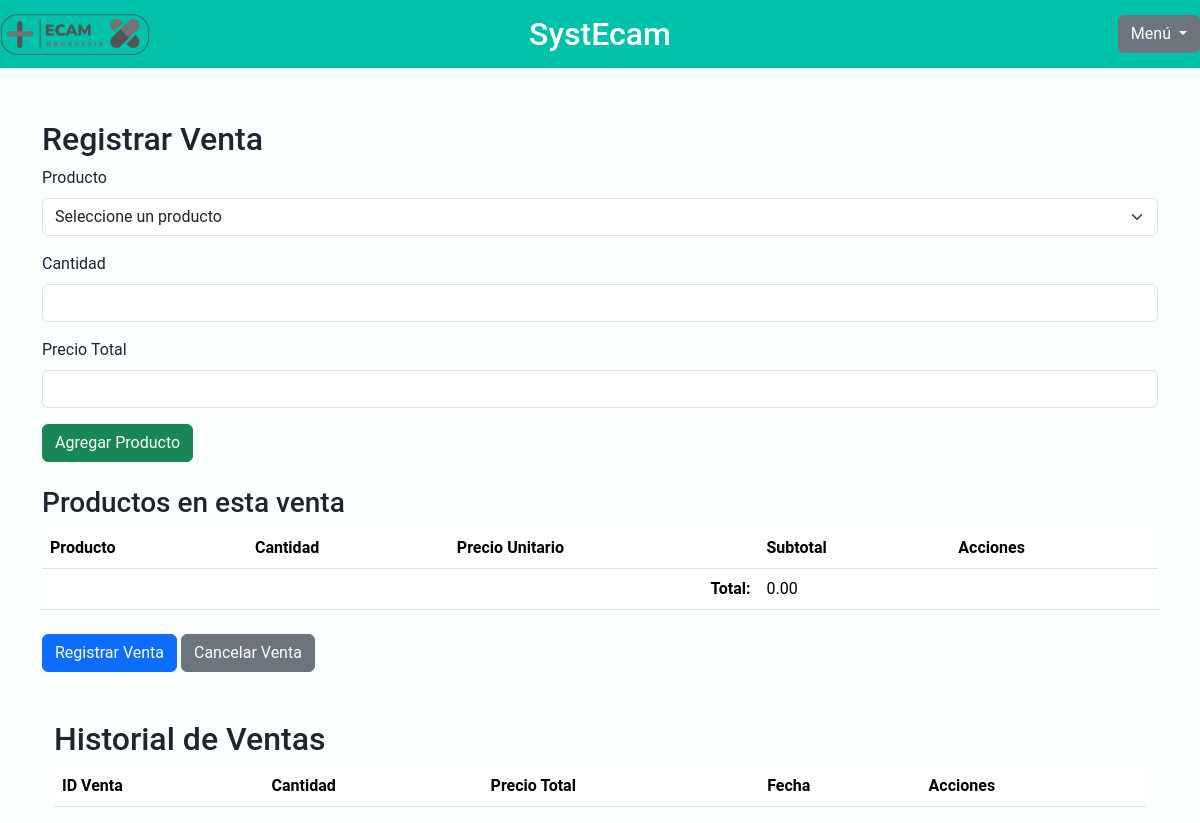
The page /venta.php?error=token (signed in) on the database as committed earlier.
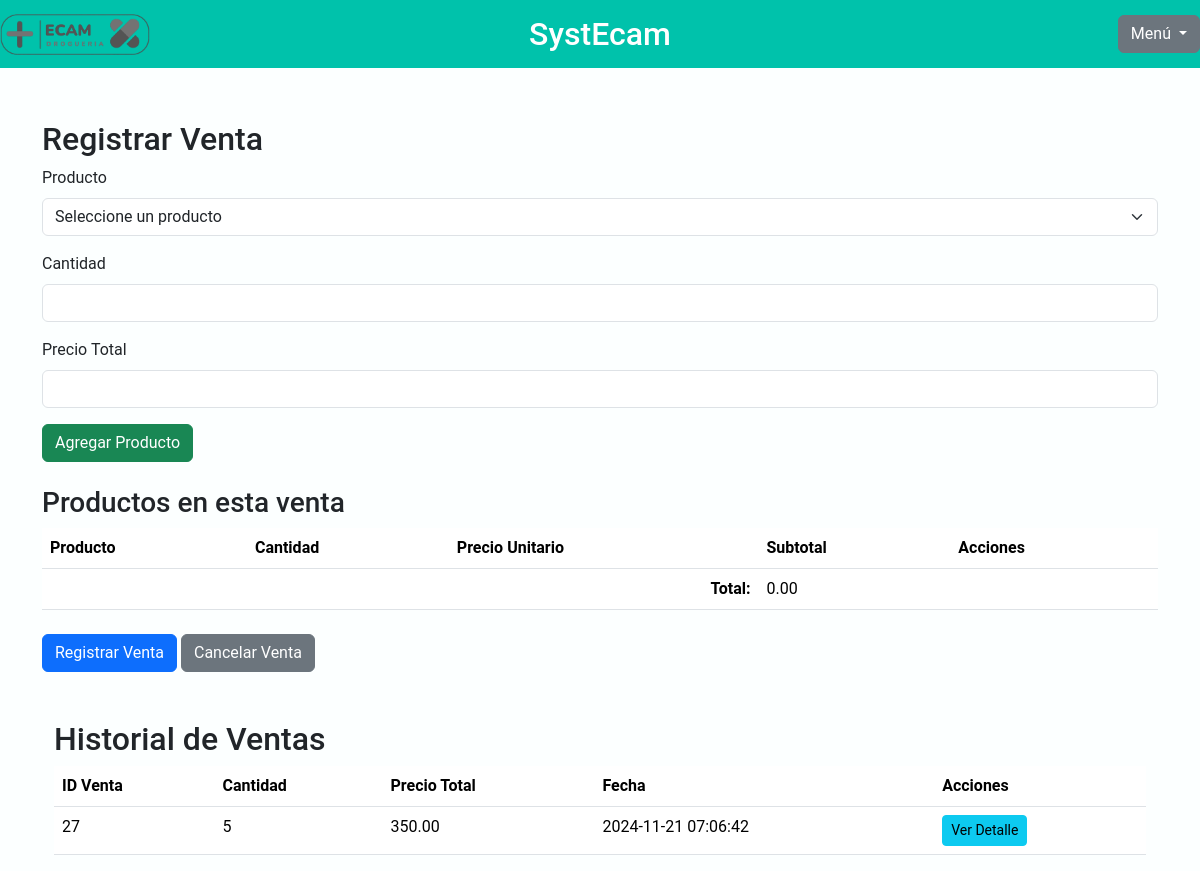
The same page on the database as committed later.
### tables this page shows
CREATE TABLE `ventas` (
  `id_venta` int(11) NOT NULL,
  `id_usuario` int(11) NOT NULL,
  `fecha_venta` datetime NOT NULL,
  `cantidad` int(11) NOT NULL,
  `total` decimal(10,2) NOT NULL
);

### venta.php (the view, shortened to what this page needs)
<?php
require_once("BaseDatos/Conexion.php");
?>
<!DOCTYPE html>
<html lang="es">
<head>
    <link href="https://cdn.jsdelivr.net/npm/bootstrap@5.3.3/dist/css/bootstrap.min.css" rel="stylesheet">
    <link rel="stylesheet" href="css/styusuario.css">
</head>
<body>
<header>
    <div class="header-container">
        <img src="img/logo.png" alt="SystEcam" class="logo">
        <h1 class="nombre-software"><a href="modulos.php" style="text-decoration: none; color: inherit;">SystEcam</a></h1>
        <div class="dropdown" style="position: absolute; right: 0;">
            <button class="btn btn-secondary dropdown-toggle" type="button" data-bs-toggle="dropdown" aria-expanded="false">
                Menú
            </button>
        </div>
    </div>
</header>
<br><br><br>
<div class="container mt-5">
    <h2>Registrar Venta</h2>
    <form id="agregarProductoForm" class="mb-4">
        <div class="mb-3">
            <label for="producto" class="form-label">Producto</label>
            <select class="form-select" id="producto" name="producto_id" required>
                <option value="">Seleccione un producto</option>
    </select>
        </div>
        <div class="mb-3">
            <label for="cantidad" class="form-label">Cantidad</label>
            <input type="number" class="form-control" id="cantidad" name="cantidad" min="1" required>
        </div>
        <div class="mb-3">
            <label for="precio_total" class="form-label">Precio Total</label>
            <input type="text" class="form-control" id="precio_total" name="precio_total" readonly>
        </div>
        <button type="button" id="agregarProducto" class="btn btn-success">Agregar Producto</button>
    </form>
    <div class="mb-4">
        <h3>Productos en esta venta</h3>
        <table class="table" id="productosAgregados">
            <thead>
                <tr>
                    <th>Producto</th>
                    <th>Cantidad</th>
                    <th>Precio Unitario</th>
                    <th>Subtotal</th>
                    <th>Acciones</th>
                </tr>
            </thead>
            <tfoot>
                <tr>
                    <td colspan="3" class="text-end"><strong>Total:</strong></td>
                    <td id="totalVenta">0.00</td>
                    <td></td>
                </tr>
            </tfoot>
        </table>
    </div>
    <form method="POST" action="registrarVenta.php" id="registrarVentaForm">
        <button type="submit" class="btn btn-primary" id="registrarVenta">Registrar Venta</button>
        <button type="button" class="btn btn-secondary" id="cancelarVenta">Cancelar Venta</button>
    </form>
    <?php
$sqlVentas = "
    SELECT v.id_venta, SUM(d.cantidad) AS total_cantidad, v.total, v.fecha_venta
    FROM ventas v
    INNER JOIN detalle_venta d ON v.id_venta = d.id_venta
    WHERE v.id_usuario = ?
    GROUP BY v.id_venta, v.total, v.fecha_venta
    ORDER BY v.fecha_venta DESC
    LIMIT 25";
$stmtVentas = $conn->prepare($sqlVentas);
$stmtVentas->bind_param("i", $_SESSION['id_usuario']);
$stmtVentas->execute();
$resultVentas = $stmtVentas->get_result();
?>
<div class="container mt-5">
    <h2 class="mt-5">Historial de Ventas</h2>
    <table class="table">
    <thead>
        <tr>
            <th>ID Venta</th>
            <th>Cantidad</th>
            <th>Precio Total</th>
            <th>Fecha</th>
            <th>Acciones</th>
        </tr>
    </thead>
    <tbody>
        <?php while ($venta = $resultVentas->fetch_assoc()): ?>
            <tr>
                <td><?= $venta['id_venta'] ?></td>
                <td><?= $venta['total_cantidad'] ?></td>
                <td><?= $venta['total'] ?></td>
                <td><?= $venta['fecha_venta'] ?></td>
                <td>
                    <a href="detalleVenta.php?id_venta=<?= $venta['id_venta'] ?>" class="btn btn-info btn-sm">Ver Detalle</a>
                </td>
            </tr>
        <?php endwhile; ?>
    </tbody>
</table>
</div>
</body>
</html>

Rows that differ between the two databases and show on the page:
added ventas: id_venta "27", total_cantidad "5", total "350.00", fecha_venta "2024-11-21 07:06:42"
